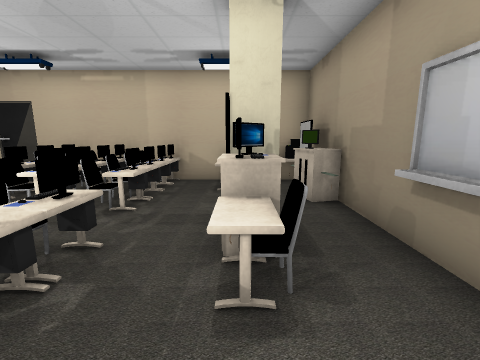
View 1 (above)

15 first-person views from a walk through a scene from a Unity 3-D project. The camera is 1.4 m above the floor, tilts 10° down and sees 90° across. The floor is counted in squares, 1 m on a side. Each view is taken from the middle of a square. On the plan, view 1 faces up. The plan holds only what a view shows up to about 13 squares ahead; the rest is blank. The player is left out. Some surface patterns are stand-ins.

View 2
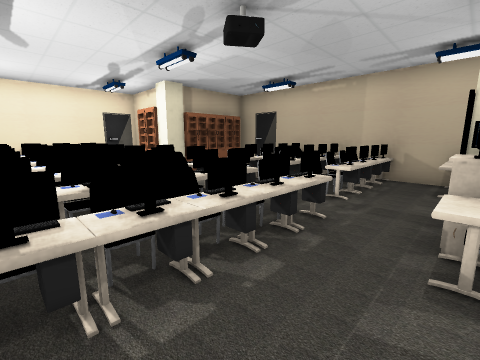

View 3
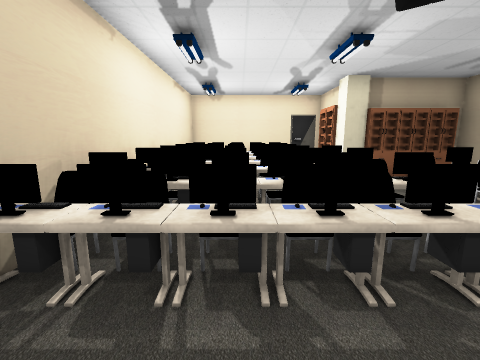

View 4
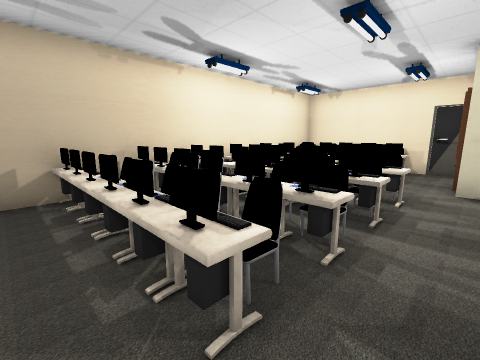

View 5
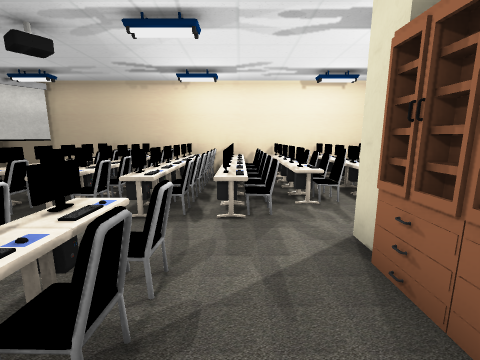

View 6
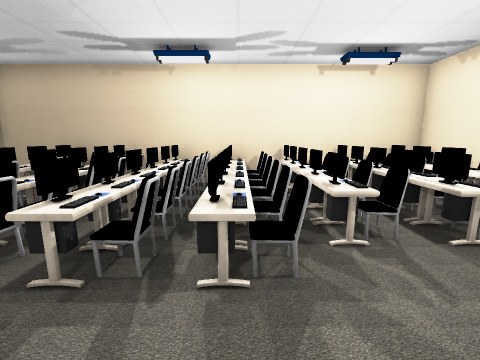

View 7
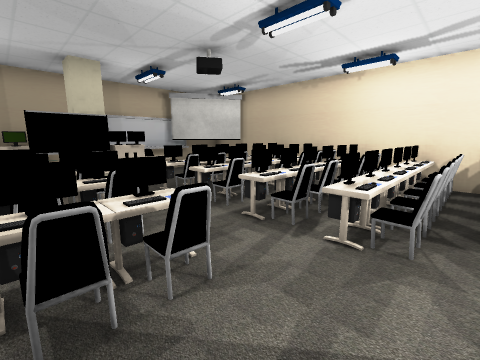

View 8
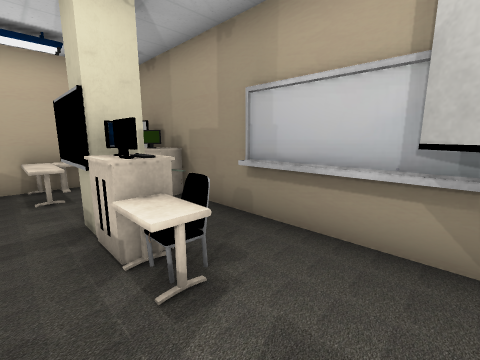

View 9
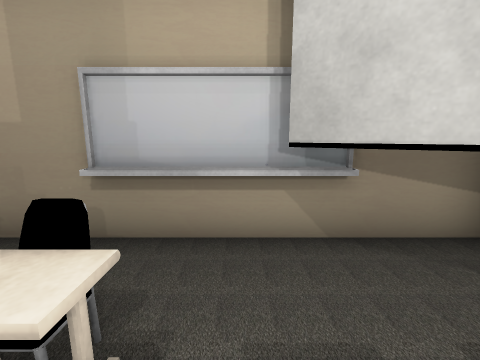

View 10
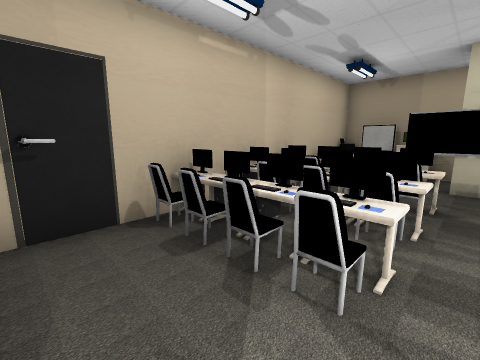

View 11
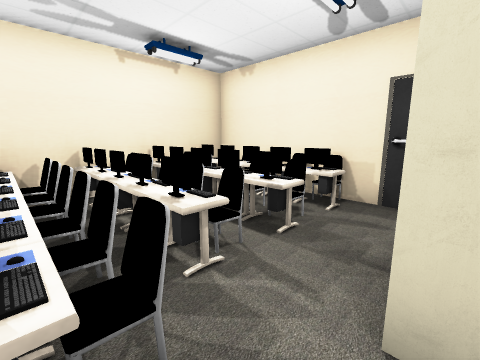

View 12
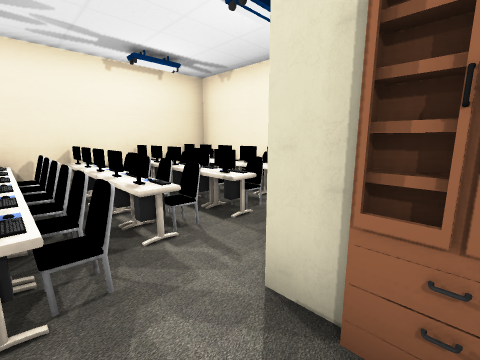

View 13
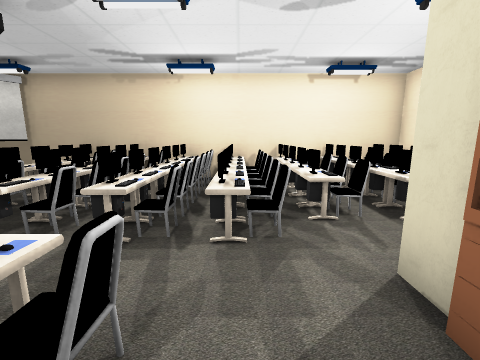

View 14
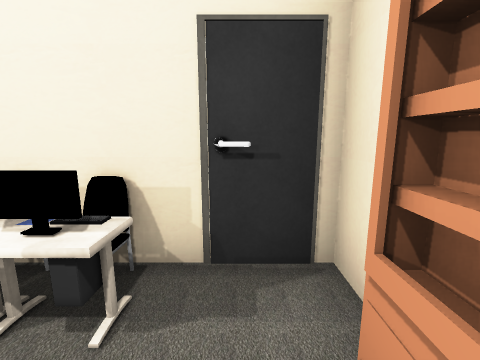

View 15
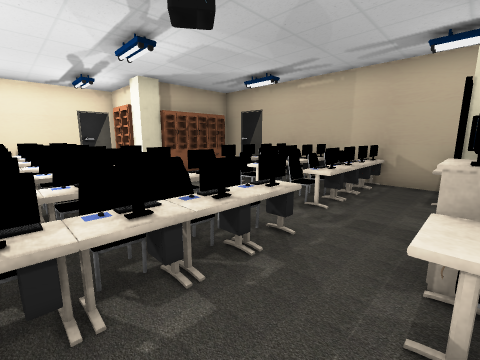

### Floor plan
Points are (right, up) in squares from view 1. A wall is a line through its corners. A room is listed if a view was taken in it or the views show most of it. See-through windows are left out.
Room 1 (views 1, 2, 3, 4, 5, 6, 7, 8, 9, 10, 11, 12, 13, 14, 15)
walls: (-8.7, 5.5) (-8.7, 3.6) (-11.1, 3.6); (0.6, 3.6) (-0.1, 3.6) (-0.1, 4.5); (-6.4, 8.1) (-9.1, 8.1); (-7.4, 7.9) (-7.9, 7.9); (-8.5, 7.5) (-8.5, 4.4); (2.2, 2.4) (2.2, 7.5); (-12.5, 4.1) (-12.5, -2.4) (2.2, -2.4) (2.2, -0.4); (1.8, 6.4) (1.8, 7.2); (0.5, 8.1) (-1.6, 8.1)
objects: other object (-12, 1); other object (-12, 2); other object (-11, -2); other object (-11, -1) to (-10, -1); other object (-11, 0); other object (-11, 1); other object (-11, 2); other object (-10, 0); other object (-10, 1); other object (-10, 2); other object (-9, -2); other object (-9, 1); other object (-9, 2); other object (-8, -2); other object (-8, -1); other object (-8, 0); other object (-8, 1); other object (-8, 2); other object (-8, 3); other object (-7, -2); other object (-7, -1); other object (-7, 0); other object (-7, 1); other object (-7, 2); other object (-7, 3); other object (-6, -2); other object (-6, -1); other object (-6, 0); other object (-6, 1); other object (-6, 2); other object (-6, 3); other object (-6, 5); other object (-6, 6); other object (-5, -1); other object (-5, 0); other object (-5, 1); other object (-5, 2); other object (-5, 3); other object (-5, 5); other object (-5, 6); other object (-4, -1); other object (-4, 0); other object (-4, 1); other object (-4, 2); other object (-4, 3); other object (-4, 5); other object (-3, -2); other object (-3, -1); other object (-3, 0); other object (-3, 1); other object (-3, 2); other object (-3, 3); other object (-3, 5); other object (-3, 6); other object (-3, 7); other object (-3, 8); other object (-2, -2); other object (-2, -1); other object (-2, 0); other object (-2, 1); other object (-2, 2); other object (-2, 3); other object (-2, 5); other object (-2, 6); other object (-2, 7); other object (-2, 8); other object (-1, 6) to (0, 7); other object (0, 2); other object (0, 3); other object (0, 5); other object (1, -1); other object (1, 6); other object (1, 7) to (1, 8)

Where each view was taken, in squares from view 1:
view 1: 0 up, 0 right, facing up
view 2: 1 down, 0 right, facing up-left
view 3: 0 up, 0 right, facing left
view 4: 4 up, 1 left, facing down-left
view 5: 7 up, 7 left, facing down
view 6: 5 up, 7 left, facing down
view 7: 6 up, 8 left, facing down-right
view 8: 0 up, 1 left, facing up-right
view 9: 1 up, 1 left, facing right
view 10: 4 up, 8 left, facing up-right
view 11: 4 up, 7 left, facing down-left
view 12: 5 up, 7 left, facing down-left
view 13: 6 up, 7 left, facing down
view 14: 3 up, 10 left, facing left
view 15: 0 up, 0 right, facing up-left
